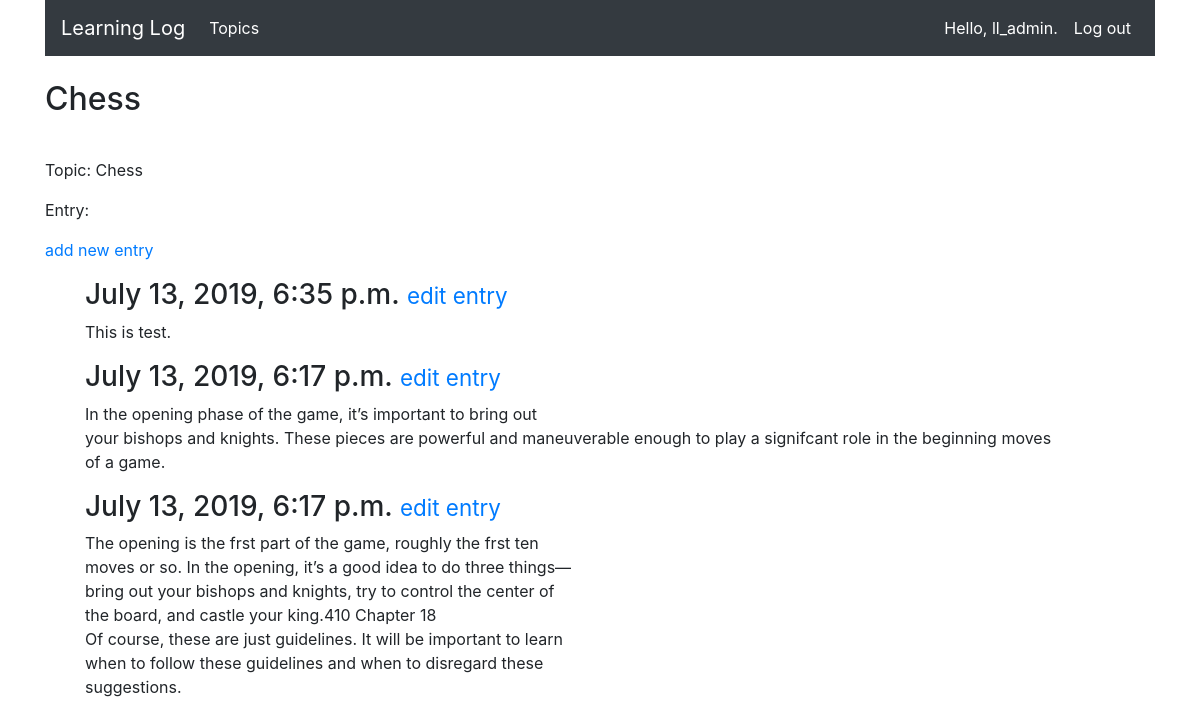
The page /topics/1/ (signed in) on the database its author committed.
### learning_logs/models.py (models this page shows, shortened)
class Topic(models.Model):
    text = models.CharField(max_length=200)
    date_added = models.DateTimeField(auto_now_add=True)
    owner = models.ForeignKey(User, on_delete=models.CASCADE)
    def __str__(self):
        return self.text

class Entry(models.Model):
    topic = models.ForeignKey(Topic, on_delete=models.CASCADE)
    text = models.TextField()
    date_added = models.DateTimeField(auto_now_add=True)
    class Meta:
        verbose_name_plural = 'entries'

### learning_logs/views.py (the view)
# urls.py: path('topics/<int:topic_id>/', views.topic, name='topic'),
@login_required
def topic(request, topic_id):
    topic = Topic.objects.get(id=topic_id)
    if topic.owner != request.user:
        raise Http404
    entries = topic.entry_set.order_by('-date_added')
    context = {'topic': topic, 'entries': entries}
    return render(request, 'learning_logs/topic.html', context)

### learning_logs/templates/learning_logs/topic.html
{% extends "learning_logs/base.html" %}
{% block header %}
   <h2>{{ topic }}</h2>
{% endblock header %}
{% block content %}
   <p>Topic: {{ topic }}</p>
   <p>Entry:</p>
   <p>
     <a href="{% url 'learning_logs:new_entry' topic.id %}">add new entry</a>
   </p>
   <ul>
   {% for entry in entries %}
      <div class="panel panel-default">
        <div class="panel-heading">
          <h3>
            {{ entry.date_added }}
            <small>
              <a href="{% url 'learning_logs:edit_entry' entry.id %}">edit entry</a>
            </small>
          </h3>
        </div>
        <div class="panel-body">
          {{ entry.text|linebreaks }}
        </div>
      </div>
    {% empty %}
     <li>No entries for this topic yet.</li>
   {% endfor %}
   </ul>
{% endblock content %}

### learning_logs/templates/learning_logs/base.html (shortened to what this page needs)
<!DOCTYPE html>
<html lang="en">
   <head>
     <link rel="stylesheet" href="https://maxcdn.bootstrapcdn.com/bootstrap/4.0.0/css/bootstrap.min.css">
   </head>
   <body>
   <div class="container">
     <nav class="navbar navbar-expand-md navbar-dark bg-dark">
       <a class="navbar-brand" href="{% url 'learning_logs:index' %}">Learning Log</a>
       <div class="navbar-collapse collapse" id="collapsibleNavbar">
          <ul class="navbar-nav mr-auto">
            <li class="nav-item active">
              <a class="nav-link" href="{% url 'learning_logs:topics' %}">Topics</a>
            </li>
          </ul>
          <ul class="navbar-nav ml-auto">
            {% if user.is_authenticated %}
               <li class="nav-item active">
                 <a class="nav-link">Hello, {{ user.username }}.</a>
               </li>
               <li class="nav-item active">
                 <a class="nav-link" href="{% url 'users:logout' %}">Log out</a>
               </li>
            {% endif %}
          </ul>
        </div>
      </nav>
    </div>
   <div class="container">
     <div class="pb-2 mt-4 mb-2 border-bottm">
       {% block header %}{% endblock header %}
     </div>
     <div class="pb-3 mt-4 mb-2">
       {% block content %}{% endblock content %}
     </div>
   </div>
  </body>
</html>

### rows shown on the page
Topic: text "Chess"
Entry: date_added "July 13, 2019, 6:35 p.m.", text "This is test."
Entry: date_added "July 13, 2019, 6:17 p.m.", text "In the opening phase of the game, it’s important to bring out your bishops and knights. These pieces are powerful and maneuverable enough to play a signifcant role in the beginning moves of a game."
Entry: date_added "July 13, 2019, 6:17 p.m.", text "The opening is the frst part of the game, roughly the frst ten moves or so. In the opening, it’s a good idea to do three things— bring out your bishops and knights, try to control the center of the board, and castle your king.410 Chapter 18 Of course, these are just guidelines. It will be important to learn when to follow these guidelines and when to disregard these suggestions."

### other values the page prints
{{ user.username }} "ll_admin"
